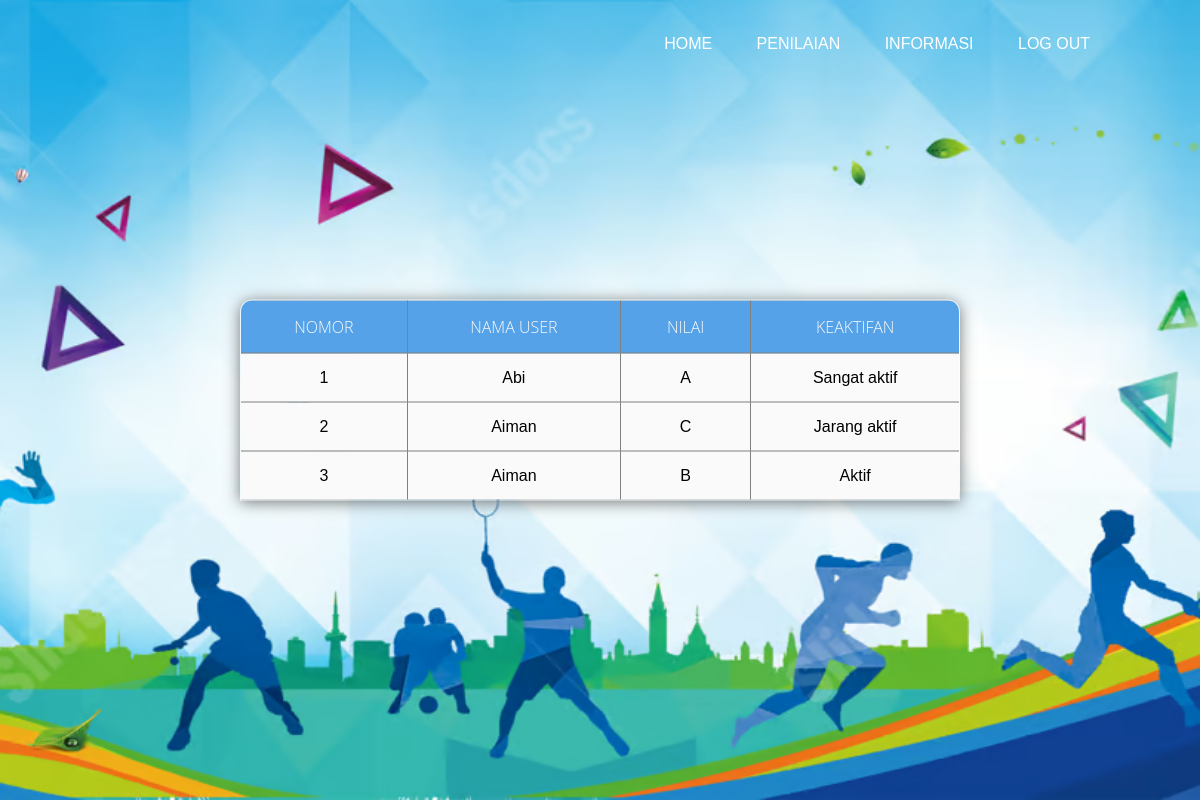
Page /1basket.php on the committed database.
### tables this page shows
CREATE TABLE `anggota_ekstra` (
  `nim` int(11) NOT NULL,
  `nama` varchar(11) NOT NULL,
  `Username` varchar(11) NOT NULL,
  `Password` varchar(11) NOT NULL,
  `Nilai` varchar(3) NOT NULL,
  `keaktifan` varchar(1222) NOT NULL,
  `Id_ekstra` int(11) NOT NULL
);

### 1basket.php (the view, shortened to what this page needs)
<!DOCTYPE html>
<html>
    <head>
        <link rel="stylesheet" href="css3.css">
    </head>
    <body>
    </body>
         <div class="banner">
            <div class="navbar">
            <ul>
                <li><a href="#"><a href="user.html">Home</a></li>
                <li><a href="#"><a href="usertable.html">Penilaian</a></li>
                <li><a href="#"><a href="userkontak.php">Informasi</a></li>
                <li><a href="#"><a href="login.php">Log out</a></li>
             </ul>
            </div>
         </div>
    </html>
    <DOCTYPE! html>
    <head>
    <link rel="stylesheet" href="tabel.css">
    </head>
    <body>
        <table border="1" class="table">
            <tr>
                <th>nomor</th>
                <th>nama user</th>
                <th>nilai</th>
                <th>keaktifan</th>
            </tr>
<?php
    include "conn.php";
    $query_mysqli = mysqli_query($koneksi,"SELECT nim, nama, username, password, nilai, keaktifan
    FROM anggota_ekstra
    WHERE id_ekstra = '4'")or die(mysqli_error());
    $nomor = 1;
    while($data = mysqli_fetch_array($query_mysqli)){
?>
    <tr>
    <td><?php echo $nomor++ ?></td>
        <td><?php echo $data['nama'] ?></td>
        <td><?php echo $data['nilai'] ?></td>
        <td><?php echo $data['keaktifan'] ?></td>
    </tr>
   <?php } ?>
        </table>
    </body>
</html>

### css3.css (style rules this page uses)
* { font-family: sans-serif; }
.banner { width: 100%; height: 100vh; background-image:url(blue-halftone-memphis-background-with-yellow-lines-circles-shapes_1017-31954.avif); background-size: cover; background-position: center; }
.navbar { width: 85%; margin: auto; padding: 35px 0; display: flex; align-items: center; justify-content: space-between; }
.navbar ul li { list-style: none; display: inline-block; margin: 0 20px; position: relative; }
.navbar ul li a { text-decoration: none; color: #ffffff; text-transform: uppercase; }
.navbar ul li::after { content: ''; height: 3px; width: 0; background:#56a2e9;; position: absolute; left: 0; bottom: -10px; transition: 0.5s; }
* { margin:0; padding: 0; outline: 0; }
table { position: absolute; z-index: 2; left: 50%; top: 50%; transform: translate(-50%,-50%); width: 60%; border-collapse: collapse; border-spacing: 0; box-shadow: 0 2px 15px rgba(64,64,64,.7); border-radius: 12px 12px 0 0; overflow: hidden; }
td , th { padding: 15px 20px; text-align: center; }
th { background-color: #56a2e9; color: #fafafa; font-family: 'Open Sans',Sans-serif; font-weight: 200; text-transform: uppercase; }
tr { width: 100%; background-color: #fafafa; font-family: 'Montserrat', sans-serif; }

### tabel.css (style rules this page uses)
* { font-family: sans-serif; }
.banner { width: 100%; height: 100vh; background-image:url(blue-white-sky-silhouette-clouds-sports-powerpoint-background_cc5221739f__960_540.avif); background-size: cover; background-position: center; }
td , th { padding: 15px 20px; text-align: center; }
th { background-color: #56a2e9; color: #fafafa; font-weight: 200; }
tr { width: 100%; background-color: #fafafa; }

### 1basket.php (style rules this page uses)
a:any-link { color:whitesmoke; background-color: none; text-decoration: none; }

### rows in the picture
anggota_ekstra: nama "Abi", Nilai "A", keaktifan "Sangat aktif"
anggota_ekstra: nama "Aiman", Nilai "C", keaktifan "Jarang aktif"
anggota_ekstra: nama "Aiman", Nilai "B", keaktifan "Aktif"
